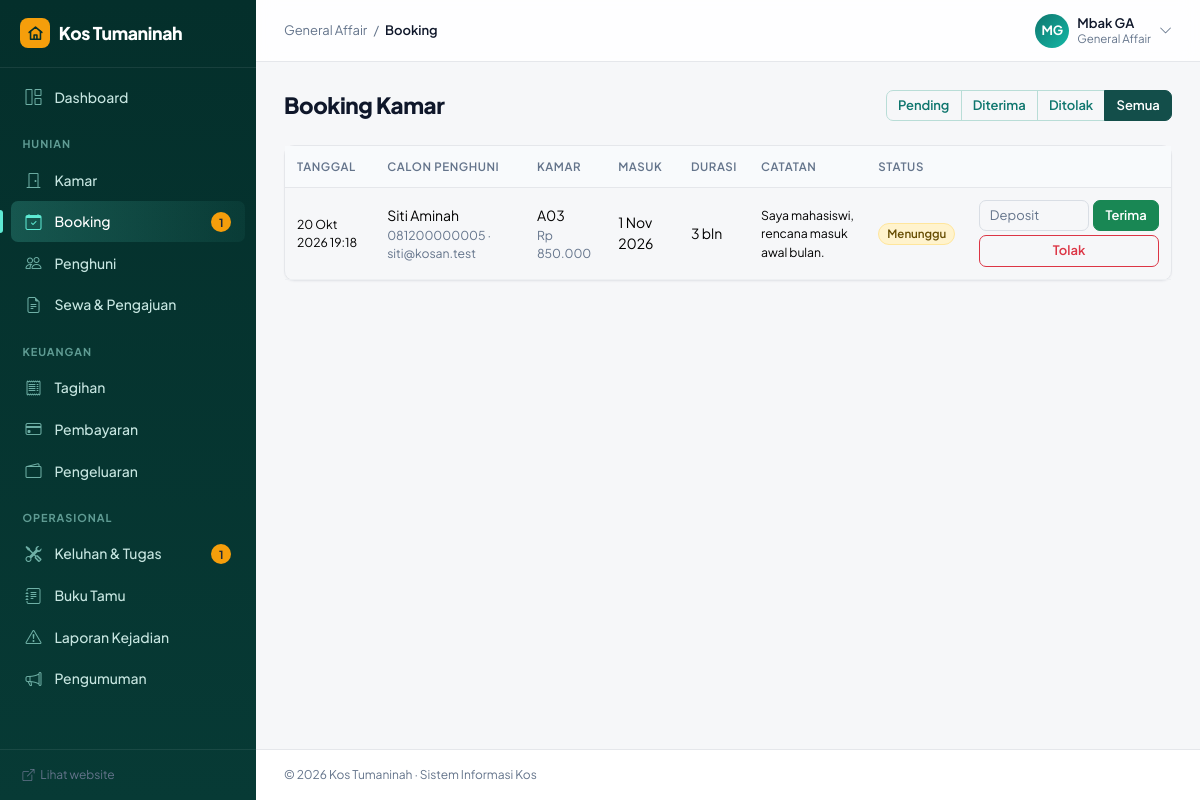
The app's page /ga/booking.php?status=semua (signed in), older data.
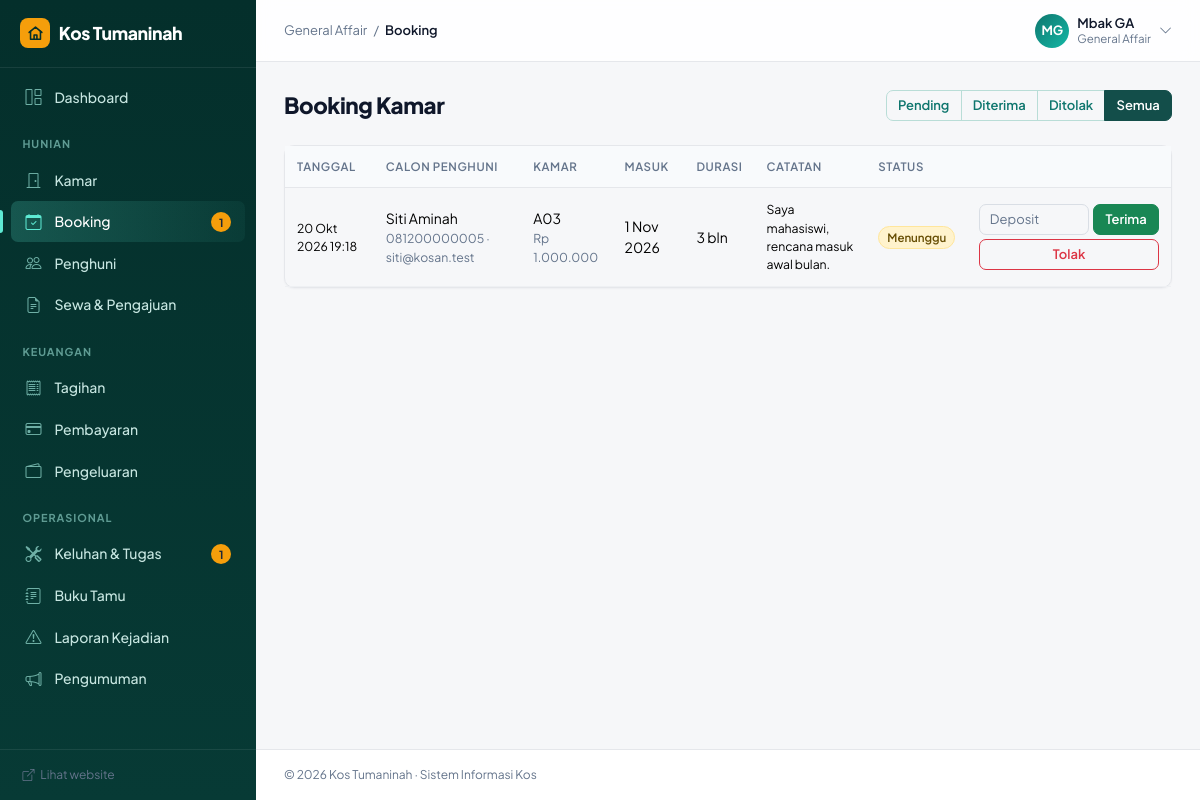
The same page, newer data.
### tables this page shows
CREATE TABLE booking (
    id              INT UNSIGNED AUTO_INCREMENT PRIMARY KEY,
    user_id         INT UNSIGNED NOT NULL,
    kamar_id        INT UNSIGNED NOT NULL,
    tanggal_booking DATETIME NOT NULL DEFAULT CURRENT_TIMESTAMP,
    tanggal_masuk   DATE NOT NULL,
    durasi_bulan    TINYINT UNSIGNED NOT NULL DEFAULT 1,
    catatan         TEXT,
    status          ENUM('pending','diterima','ditolak','batal') NOT NULL DEFAULT 'pending',
    FOREIGN KEY (user_id) REFERENCES users(id) ON DELETE CASCADE,
    FOREIGN KEY (kamar_id) REFERENCES kamar(id) ON DELETE CASCADE
);

CREATE TABLE kamar (
    id              INT UNSIGNED AUTO_INCREMENT PRIMARY KEY,
    nomor_kamar     VARCHAR(10) NOT NULL UNIQUE,
    harga_per_bulan INT UNSIGNED NOT NULL DEFAULT 1000000,
    ukuran          VARCHAR(20),
    status          ENUM('kosong','terisi','perbaikan') NOT NULL DEFAULT 'kosong',
    deskripsi       TEXT,
    created_at      DATETIME NOT NULL DEFAULT CURRENT_TIMESTAMP
);

CREATE TABLE users (
    id             INT UNSIGNED AUTO_INCREMENT PRIMARY KEY,
    nama           VARCHAR(100) NOT NULL,
    email          VARCHAR(100) NOT NULL UNIQUE,
    password       VARCHAR(255) NOT NULL,
    no_hp          VARCHAR(20),
    role           ENUM('owner','ga','penghuni','penjaga') NOT NULL DEFAULT 'penghuni',
    no_ktp         VARCHAR(20),
    alamat         TEXT,
    kontak_darurat VARCHAR(100),
    aktif          TINYINT(1) NOT NULL DEFAULT 1,
    created_at     DATETIME NOT NULL DEFAULT CURRENT_TIMESTAMP
);

### ga/booking.php (the view, shortened to what this page needs)
<?php
require_once __DIR__ . '/../includes/functions.php';
$status = $_GET['status'] ?? 'pending';
$booking = q(
    "SELECT b.*, u.nama, u.no_hp, u.email, k.nomor_kamar, k.harga_per_bulan, k.status AS status_kamar
     FROM booking b JOIN users u ON u.id = b.user_id JOIN kamar k ON k.id = b.kamar_id
     WHERE ? = 'semua' OR b.status = ? ORDER BY b.id DESC",
    [$status, $status]
)->fetchAll();
require __DIR__ . '/../includes/header.php';
?>
<div class="d-flex justify-content-between align-items-center mb-4">
    <h1 class="h3 mb-0">Booking Kamar</h1>
    <div class="btn-group">
        <?php foreach (['pending', 'diterima', 'ditolak', 'semua'] as $s): ?>
            <a href="?status=<?= $s ?>" class="btn btn-sm btn-outline-primary <?= $status === $s ? 'active' : '' ?>"><?= ucfirst($s) ?></a>
        <?php endforeach; ?>
    </div>
</div>
<div class="card shadow-sm"><div class="card-body table-responsive">
    <table class="table">
        <thead><tr><th>Tanggal</th><th>Calon penghuni</th><th>Kamar</th><th>Masuk</th><th>Durasi</th><th>Catatan</th><th>Status</th><th></th></tr></thead>
        <tbody>
        <?php foreach ($booking as $b): ?>
            <tr>
                <td class="small"><?= tgl($b['tanggal_booking'], true) ?></td>
                <td><?= e($b['nama']) ?><div class="small text-muted"><?= e($b['no_hp']) ?> &middot; <?= e($b['email']) ?></div></td>
                <td><?= e($b['nomor_kamar']) ?><div class="small text-muted"><?= rupiah($b['harga_per_bulan']) ?></div></td>
                <td><?= tgl($b['tanggal_masuk']) ?></td>
                <td><?= $b['durasi_bulan'] ?> bln</td>
                <td class="small"><?= e($b['catatan']) ?></td>
                <td><?= badge($b['status']) ?></td>
                <td class="text-nowrap">
                    <?php if ($b['status'] === 'pending'): ?>
                        <form method="post" class="d-flex gap-1" data-confirm="Terima booking ini?">
                            <input type="number" name="deposit" class="form-control form-control-sm" style="width:110px" placeholder="Deposit" min="0">
                            <button class="btn btn-sm btn-success" <?= $b['status_kamar'] !== 'kosong' ? 'disabled title="Kamar sudah tidak kosong"' : '' ?>>Terima</button>
                        </form>
                        <form method="post" class="mt-1" data-confirm="Tolak booking ini?">
                            <button class="btn btn-sm btn-outline-danger w-100">Tolak</button>
                        </form>
                    <?php endif; ?>
                </td>
            </tr>
        <?php endforeach; ?>
        </tbody>
    </table>
</div></div>
<?php require __DIR__ . '/../includes/footer.php'; ?>

### includes/functions.php (shortened to what this page needs)
<?php
function db(): PDO
{
    static $pdo = null;
    if ($pdo === null) {
        $pdo = new PDO(
            'mysql:host=' . DB_HOST . ';dbname=' . DB_NAME . ';charset=utf8mb4',
            DB_USER,
            DB_PASS,
            [
                PDO::ATTR_ERRMODE            => PDO::ERRMODE_EXCEPTION,
                PDO::ATTR_DEFAULT_FETCH_MODE => PDO::FETCH_ASSOC,
            ]
        );
    }
    return $pdo;
}
function q(string $sql, array $params = []): PDOStatement
{
    $st = db()->prepare($sql);
    $st->execute($params);
    return $st;
}
function e($s): string
{
    return htmlspecialchars((string) $s, ENT_QUOTES, 'UTF-8');
}
function rupiah($n): string
{
    return 'Rp ' . number_format((int) $n, 0, ',', '.');
}
function tgl(?string $date, bool $jam = false): string
{
    $t = strtotime($date);
    $s = date('j', $t) . ' ' . substr(BULAN[(int) date('n', $t)], 0, 3) . ' ' . date('Y', $t);
    return $jam ? $s . ' ' . date('H:i', $t) : $s;
}
function badge(string $status): string
{
    $warna = [
        'kosong' => 'success', 'terisi' => 'secondary', 'perbaikan' => 'warning',
        'pending' => 'warning', 'diterima' => 'success', 'ditolak' => 'danger', 'batal' => 'secondary',
        'aktif' => 'success', 'selesai' => 'success', 'disetujui' => 'success',
        'belum' => 'danger', 'menunggu' => 'warning', 'lunas' => 'success', 'valid' => 'success',
        'baru' => 'info', 'diproses' => 'primary',
    ];
    $label = [
        'kosong' => 'Tersedia', 'pending' => 'Menunggu', 'belum' => 'Belum dibayar',
        'menunggu' => 'Diverifikasi', 'valid' => 'Terverifikasi',
    ];
    $w = $warna[$status] ?? 'secondary';
    return '<span class="badge rounded-pill bg-' . $w . '-subtle text-' . $w . '-emphasis border border-' . $w . '-subtle">'
        . e($label[$status] ?? ucfirst($status)) . '</span>';
}
function logo_svg(): string
{
    return '<svg viewBox="0 0 24 24" fill="none" stroke="currentColor" stroke-width="2.2" stroke-linecap="round" stroke-linejoin="round">'
        . '<path d="M3 10.5 12 3l9 7.5"/><path d="M5 9v11h14V9"/><path d="M10 20v-6h4v6"/></svg>';
}

Row changes from the older to the newer data that the page shows:
changed through a linked row, booking "Saya mahasiswi, rencana masuk awal bulan.": kamar.harga_per_bulan "Rp 850.000" → "Rp 1.000.000"
